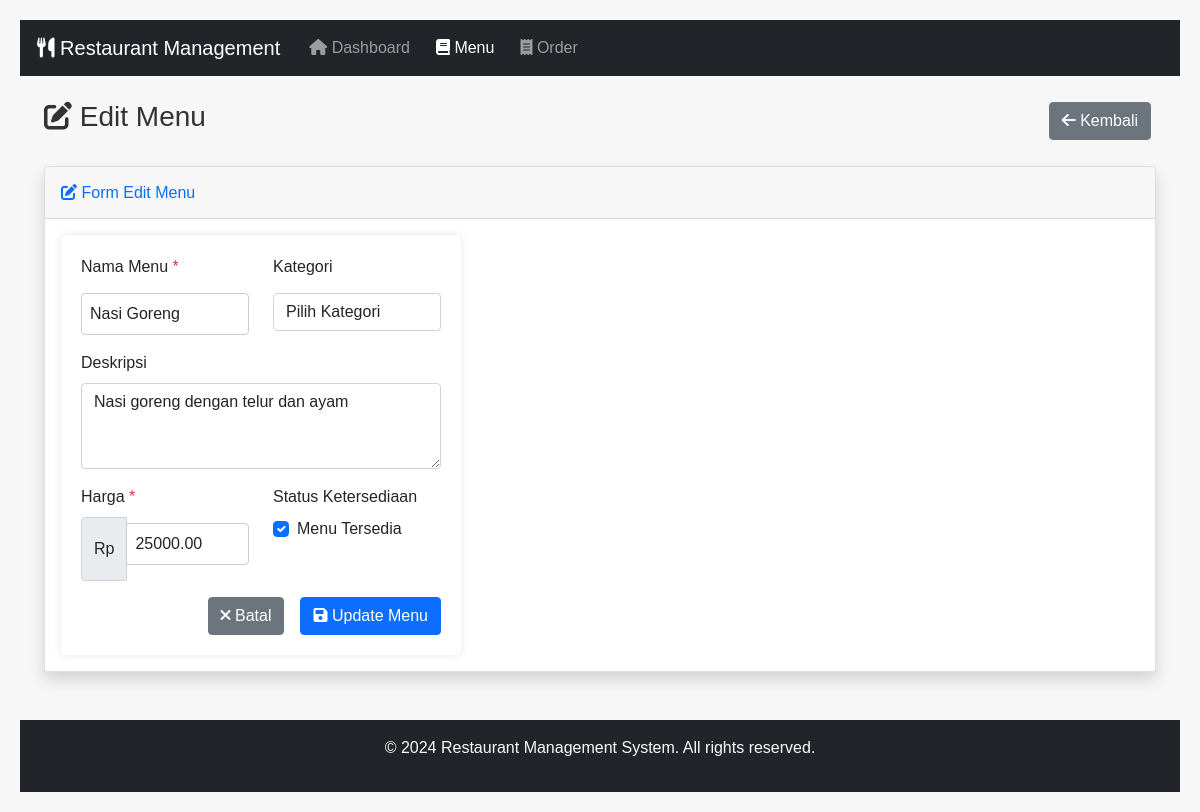
/index.php?page=menu&action=edit&id=1, run on the app's committed database.
### tables this page shows
CREATE TABLE IF NOT EXISTS menu (
    id INT AUTO_INCREMENT PRIMARY KEY,
    name VARCHAR(100) NOT NULL,
    description TEXT,
    price DECIMAL(10, 2) NOT NULL,
    category VARCHAR(50),
    is_available BOOLEAN DEFAULT TRUE,
    created_at TIMESTAMP DEFAULT CURRENT_TIMESTAMP
);

### viewmodels/MenuViewModel.php (called while the page is built, shortened)
<?php
class MenuViewModel {
    private $model;
    public function __construct($db) {
        $this->model = new MenuModel($db);
    }
    public function getMenuById($id) {
        $this->model->id = $id;
        if($this->model->getOne()) {
            return $this->model;
        }
        return null;
    }
}

### models/MenuModel.php (called while the page is built, shortened)
<?php
class MenuModel {
    private $conn;
    private $table_name = "menu";
    public $id;
    public function __construct($db) {
        $this->conn = $db;
    }
    public function getOne() {
        $query = "SELECT * FROM " . $this->table_name . " WHERE id = :id LIMIT 1";
        $stmt = $this->conn->prepare($query);
        $stmt->bindParam(":id", $this->id);
        $stmt->execute();
        $row = $stmt->fetch();
        if($row) {
            $this->name = $row['name'];
            $this->description = $row['description'];
            $this->price = $row['price'];
            $this->is_available = $row['is_available'];
            return true;
        }
        return false;
    }
}

### views/menu/edit.php (the view, shortened to what this page needs)
<?php
$menuViewModel = new MenuViewModel($db);
$menuId = isset($_GET['id']) ? $_GET['id'] : null;
$menu = $menuViewModel->getMenuById($menuId);
?>
<div class="container-fluid">
    <div class="row">
        <div class="col-12">
            <div class="d-flex justify-content-between align-items-center mb-4">
                <h1 class="h3">
                    <i class="fas fa-edit"></i> Edit Menu
                </h1>
                <a href="index.php?page=menu" class="btn btn-secondary">
                    <i class="fas fa-arrow-left"></i> Kembali
                </a>
            </div>
        </div>
    </div>
    <div class="card shadow">
        <div class="card-header py-3">
            <h6 class="m-0 font-weight-bold text-primary">
                <i class="fas fa-edit"></i> Form Edit Menu
            </h6>
        </div>
        <div class="card-body">
            <form method="POST" action="">
                <div class="row">
                    <div class="col-md-6">
                        <div class="mb-3">
                            <label for="name" class="form-label">Nama Menu <span class="text-danger">*</span></label>
                            <input type="text" class="form-control" id="name" name="name"
                                   value="<?php echo htmlspecialchars($menu->name); ?>" required>
                        </div>
                    </div>
                    <div class="col-md-6">
                        <div class="mb-3">
                            <label for="category" class="form-label">Kategori</label>
                            <select class="form-control" id="category" name="category">
                                <option value="">Pilih Kategori</option>
                            </select>
                        </div>
                    </div>
                </div>
                <div class="mb-3">
                    <label for="description" class="form-label">Deskripsi</label>
                    <textarea class="form-control" id="description" name="description" rows="3"><?php echo htmlspecialchars($menu->description); ?></textarea>
                </div>
                <div class="row">
                    <div class="col-md-6">
                        <div class="mb-3">
                            <label for="price" class="form-label">Harga <span class="text-danger">*</span></label>
                            <div class="input-group">
                                <span class="input-group-text">Rp</span>
                                <input type="number" class="form-control" id="price" name="price"
                                       value="<?php echo $menu->price; ?>" min="0" step="1000" required>
                            </div>
                        </div>
                    </div>
                    <div class="col-md-6">
                        <div class="mb-3">
                            <label class="form-label">Status Ketersediaan</label>
                            <div class="form-check">
                                <input class="form-check-input" type="checkbox" id="is_available" name="is_available"
                                       <?php echo $menu->is_available ? 'checked' : ''; ?>>
                                <label class="form-check-label" for="is_available">
                                    Menu Tersedia
                                </label>
                            </div>
                        </div>
                    </div>
                </div>
                <div class="d-grid gap-2 d-md-flex justify-content-md-end">
                    <a href="index.php?page=menu" class="btn btn-secondary me-md-2">
                        <i class="fas fa-times"></i> Batal
                    </a>
                    <button type="submit" class="btn btn-primary">
                        <i class="fas fa-save"></i> Update Menu
                    </button>
                </div>
            </form>
        </div>
    </div>
</div>

### assets/css/style.css (style rules this page uses)
body { font-family: Arial, sans-serif; margin: 20px; background-color: #f7f7f7; }
h1 { color: #333; }
a { color: #007BFF; text-decoration: none; margin: 0 5px; }
form { background-color: white; padding: 20px; width: 400px; box-shadow: 0 0 10px rgba(0,0,0,0.1); border-radius: 6px; }
input[type="text"], input[type="number"], input[type="date"], select { width: 100%; padding: 8px; margin: 6px 0 16px 0; border: 1px solid #ccc; border-radius: 4px; }
button { background-color: #4CAF50; color: white; padding: 10px 16px; border: none; border-radius: 4px; cursor: pointer; }

### data on the page
menu: name "Nasi Goreng", description "Nasi goreng dengan telur dan ayam", price "25000.00", is_available "☑"
